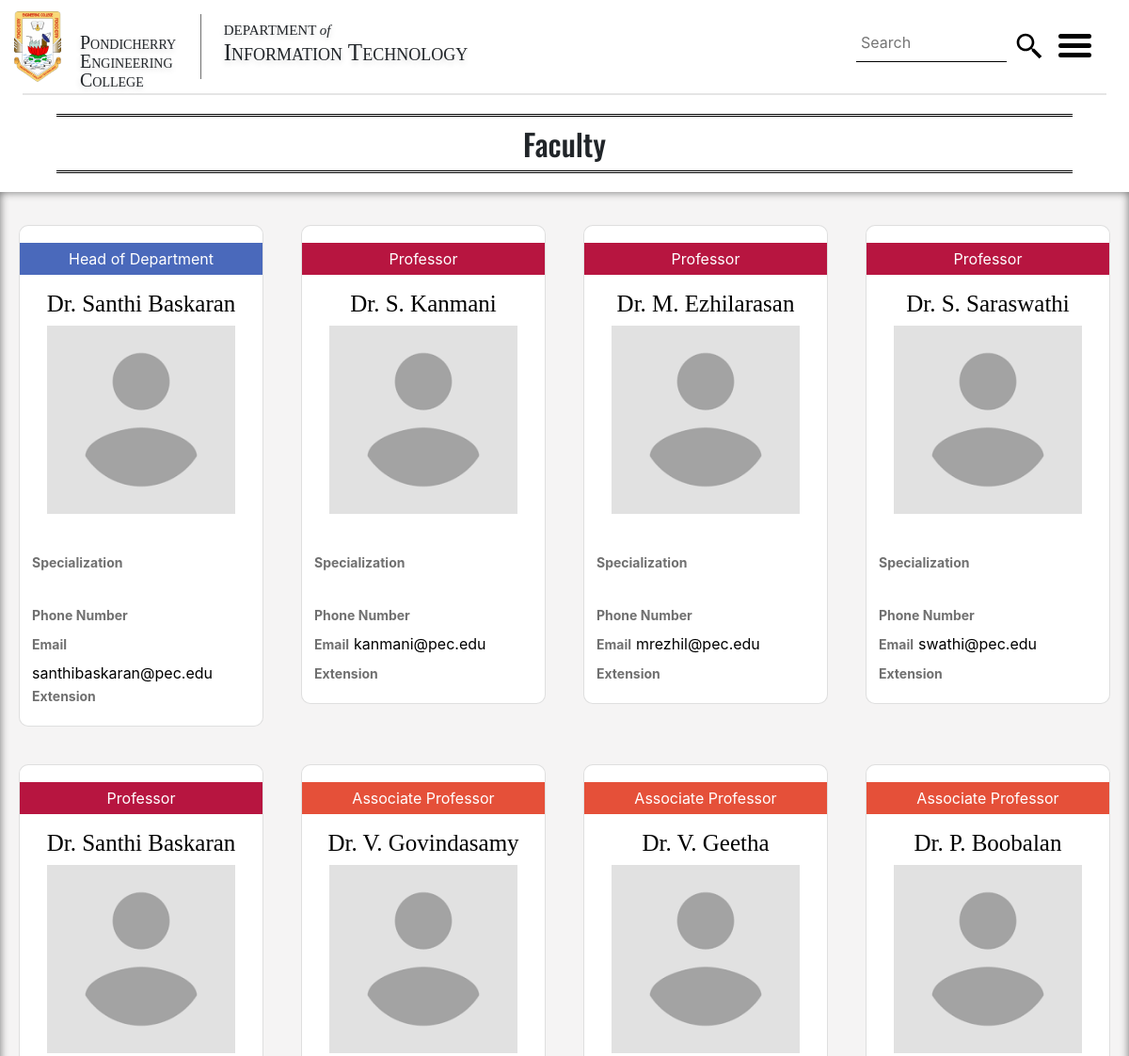
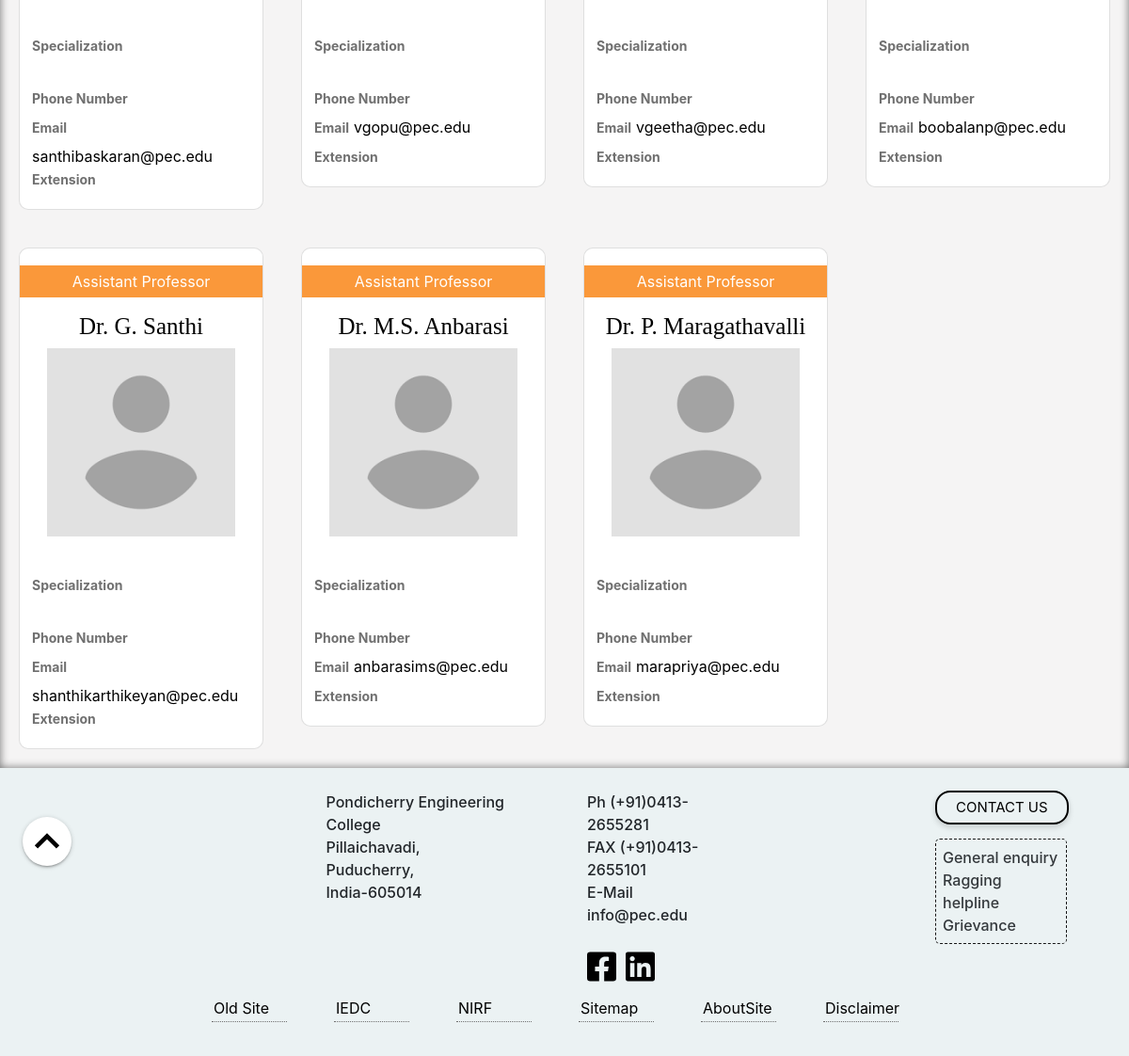
The app's page /it/faculty.php with its own data (2 pictures, top to bottom).
### tables this page shows
CREATE TABLE `basic_faculty_info` (
  `id` int(11) NOT NULL,
  `name` varchar(100) NOT NULL,
  `post_tier` varchar(100) NOT NULL,
  `contact_official_email` varchar(50) NOT NULL,
  `extension` int(11) DEFAULT NULL,
  `portfolio` varchar(50) NOT NULL,
  `qualification` varchar(4000) NOT NULL,
  `specialization` varchar(2000) NOT NULL,
  `department` varchar(50) NOT NULL,
  `phno` int(20) DEFAULT NULL,
  `dob` date NOT NULL
);

### it/faculty.php (the view, shortened to what the rows shown need)
<!DOCTYPE html>
<html lang="en">
<head>
    <link rel="stylesheet" type="text/css" href="../css/new-material.css" class="styleload" media="all" disabled>
    <link rel="stylesheet" type="text/css" href="../css/bootstrap4.css" class="styleload" media="all" disabled>
    <link rel="stylesheet" type="text/css" href="../css/header.css" class="styleload" media="all" diabled>
    <link rel="stylesheet" type="text/css" href="../css/footer.css" class="styleload" media="all" disabled>
    <link rel="stylesheet" type="text/css" href="../css/menu.css" class="styleload" media="all" disabled>
    <link rel="stylesheet" href="../css/oswald.css" class="styleload" media="all" disabled>
</head>
<body>
    <main>
        <div class="faculty-header">
            <h2>Faculty</h2>
        </div>
        <div class="container-fluid  card-container">
            <div class="row ">
            <?php
          include("db_con.php");
        $query = "SELECT l.id,l.email FROM login l INNER JOIN role r ON l.id=r.idref AND l.department='it' AND r.desg='HOD'";
        $result = mysqli_query($db_con, $query);
        if (mysqli_num_rows($result)) {
            $arr = mysqli_fetch_assoc($result);
            $email=$arr['email'];
            $query = "SELECT * FROM `basic_faculty_info` WHERE contact_official_email='$email'";
            $result = mysqli_query($db_con, $query);
            $arr = mysqli_fetch_assoc($result);
            $name = $arr['name'];
            $id = $arr['id'];
            $alma = $arr['qualification'];
            $spl = $arr['specialization'];
            $number = $arr['phno'];
            $ext = $arr['extension'];
            $email = $arr['contact_official_email'];
            $query = "SELECT * FROM uploading where id=" . $id;
            if ($result1 = mysqli_query($db_con, $query)) {
                $arr1 = mysqli_fetch_assoc($result1);
                if (mysqli_num_rows($result1) > 0)
                    $file_path = $arr1['file_name'];
                else
                    $file_path = "profile-placeholder.png";
            }
            echo '
            <div class="col-sm-4 col-md-6 col-lg-3  card-parent">
            <a href="facultypage.php?email=' . $email . '">
                <div class="card">
                <p class="designation" style="background-color:#4a69bb">Head of Department</p>
                    <h3 class="faculty-name">' . $name . '</h3>
                    <div class="thumbnail">
                        <img src="../cms/profilepic/' . $file_path . '" alt="faculty-image" style="object-fit: cover;
                        width: 200px;
                        height: 200px;">
                    </div>
                    <p class="degree">' . $alma . '</p>
                    <div class="details">
                        <label class="label"> Specialization </label><div class="dotdotdot"> ' . $spl . '</div>
                        <label class="label"> Phone Number </label>' . $number . '<br>
                        <label class="label">Email </label>' . $email . '<br>
                        <label class="label"> Extension </label>' . $ext . ' <br>
                        </div>
                        </div>
                        </a>
                    </div>
                    ';
        }
         ?>
                <?php
                $query = "SELECT * FROM basic_faculty_info where post_tier='Professor' and department='it'";
                if ($result = mysqli_query($db_con, $query)) {
                    while ($arr = mysqli_fetch_assoc($result)) {
                        $name = $arr['name'];
                        $id = $arr['id'];
                        $alma = $arr['qualification'];
                        $spl = $arr['specialization'];
                        $number = $arr['phno'];
                        $ext = $arr['extension'];
                        $email = $arr['contact_official_email'];
                        $query = "SELECT * FROM uploading where id=" . $id;
                        if ($result1 = mysqli_query($db_con, $query)) {
                            $arr1 = mysqli_fetch_assoc($result1);
                            if (mysqli_num_rows($result1) > 0)
                                $file_path = $arr1['file_name'];
                            else
                                $file_path = "profile-placeholder.png";
                        }
                        echo '
            <div class="col-sm-4 col-md-6 col-lg-3  card-parent">
            <a href="facultypage.php?email=' . $email . '">
                <div class="card">
                    <p class="designation" style="background-color:#b71540">Professor</p>
                    <h3 class="faculty-name">' . $name . '</h3>
                    <div class="thumbnail">
                        <img src="../cms/profilepic/' . $file_path . '" alt="faculty-image" style="object-fit: cover;
                        width: 200px;
                        height: 200px;">
                    </div>
                    <p class="degree">' . $alma . '</p>
                    <div class="details">
                        <label class="label"> Specialization </label><div class="dotdotdot"> ' . $spl . '</div>
                        <label class="label"> Phone Number </label>' . $number . '<br>
                        <label class="label">Email </label>' . $email . '<br>
                        <label class="label"> Extension </label>' . $ext . ' <br>
                        </div>
                        </div>
                        </a>
                    </div>
                    ';
                    }
                } ?>
                <?php
                $query = "SELECT * FROM basic_faculty_info where post_tier='Associate Professor' and department='it'";
                if ($result = mysqli_query($db_con, $query)) {
                    while ($arr = mysqli_fetch_assoc($result)) {
                        $name = $arr['name'];
                        $id = $arr['id'];
                        $alma = $arr['qualification'];
                        $spl = $arr['specialization'];
                        $number = $arr['phno'];
                        $ext = $arr['extension'];
                        $email = $arr['contact_official_email'];
                        $query = "SELECT * FROM uploading where id=" . $id;
                        if ($result1 = mysqli_query($db_con, $query)) {
                            $arr1 = mysqli_fetch_assoc($result1);
                            if (mysqli_num_rows($result1) > 0)
                                $file_path = $arr1['file_name'];
                            else
                                $file_path = "profile-placeholder.png";
                        }
                        echo '
            <div class="col-sm-6 col-md-6 col-lg-3 card-parent"><a href="facultypage.php?email=' . $email . '">
                <div class="card">
                    <p class="designation" style="background-color:#e55039">Associate Professor</p>
                    <h3 class="faculty-name">' . $name . '</h3>
                    <div class="thumbnail">
                        <img src="../cms/profilepic/' . $file_path . '" alt="faculty-image" style="object-fit: cover;
                        width: 200px;
                        height: 200px;">
                    </div>
                    <p class="degree">' . $alma . '</p>
                    <div class="details">
                        <label class="label"> Specialization </label><div class="dotdotdot"> ' . $spl . '</div>
                        <label class="label"> Phone Number </label>' . $number . '<br>
                        <label class="label">Email </label>' . $email . '<br>
                        <label class="label"> Extension </label>' . $ext . ' <br>
                        </div>
                        </div>
                    </a></div>';
                    }
                } ?>
                <?php
                $query = "SELECT * FROM basic_faculty_info where post_tier='Assistant Professor' and department='it'";
                if ($result = mysqli_query($db_con, $query)) {
                    while ($arr = mysqli_fetch_assoc($result)) {
                        $name = $arr['name'];
                        $id = $arr['id'];
                        $alma = $arr['qualification'];
                        $spl = $arr['specialization'];
                        $number = $arr['phno'];
                        $ext = $arr['extension'];
                        $email = $arr['contact_official_email'];
                        $query = "SELECT * FROM uploading where id=" . $id;
                        if ($result1 = mysqli_query($db_con, $query)) {
                            $arr1 = mysqli_fetch_assoc($result1);
                            if (mysqli_num_rows($result1) > 0)
                                $file_path = $arr1['file_name'];
                            else
                                $file_path = "profile-placeholder.png";
                        }
                        echo '
            <div class="col-sm-6 col-md-6 col-lg-3  card-parent"><a href="facultypage.php?email=' . $email . '">
                <div class="card">
                    <p class="designation" style="background-color:#fa983a">Assistant Professor</p>
                    <h3 class="faculty-name">' . $name . '</h3>
                    <div class="thumbnail">
                        <img src="../cms/profilepic/' . $file_path . '" alt="faculty-image" style="object-fit: cover;
                        width: 200px;
                        height: 200px;">
                    </div>
                    <p class="degree">' . $alma . '</p>
                    <div class="details">
                        <label class="label"> Specialization </label><div class="dotdotdot"> ' . $spl . '</div>
                        <label class="label"> Phone Number </label>' . $number . '<br>
                        <label class="label">Email </label>' . $email . '<br>
                        <label class="label"> Extension </label>' . $ext . ' <br>
                        </div>
                        </div>
                    </div></a>';
                    }
                } ?>
            </div>
        </div>
        </main>
</body>
</html>

### records on screen
basic_faculty_info: name "Dr. Santhi Baskaran", contact_official_email "santhibaskaran@pec.edu"
basic_faculty_info: name "Dr. S. Kanmani", contact_official_email "kanmani@pec.edu"
basic_faculty_info: name "Dr. M. Ezhilarasan", contact_official_email "mrezhil@pec.edu"
basic_faculty_info: name "Dr. S. Saraswathi", contact_official_email "swathi@pec.edu"
basic_faculty_info: name "Dr. V. Govindasamy", contact_official_email "vgopu@pec.edu"
basic_faculty_info: name "Dr. V. Geetha", contact_official_email "vgeetha@pec.edu"
basic_faculty_info: name "Dr. P. Boobalan", contact_official_email "boobalanp@pec.edu"
basic_faculty_info: name "Dr. G. Santhi", contact_official_email "shanthikarthikeyan@pec.edu"
basic_faculty_info: name "Dr. M.S. Anbarasi", contact_official_email "anbarasims@pec.edu"
basic_faculty_info: name "Dr. P. Maragathavalli", contact_official_email "marapriya@pec.edu"
